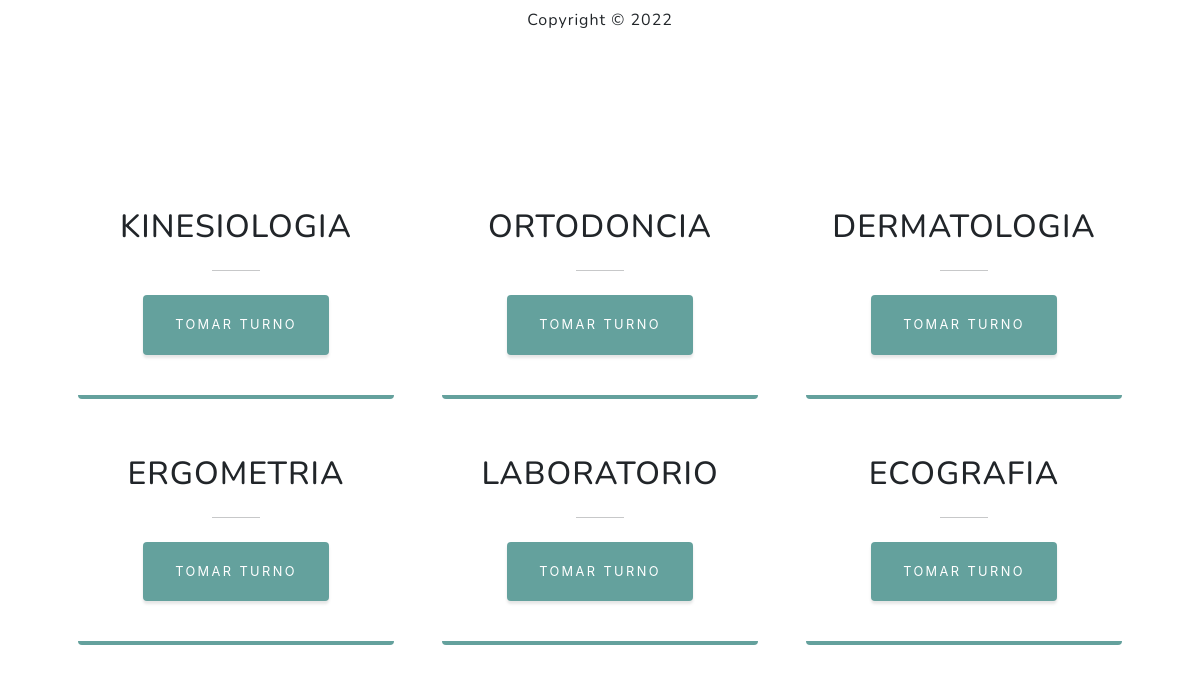
The page /touch/ on the database its author committed.
### admin_turnos/models.py (models this page shows)
class Tramites(models.Model):
    id = models.AutoField(primary_key=True)
    descripcion = models.CharField(max_length=50)
    activo = models.CharField(max_length=1)
    decorador = models.CharField(max_length=1)
    lugar = models.CharField(max_length=20)

### emision_turnos/views.py (the view)
# urls.py: path('touch/', views.touch, name='touch'),
def touch(request):
  template = loader.get_template('emision_turnos/touch.html')
  tramites = Tramites.objects.filter(activo="S")[:6]
  context = {'tramites': tramites}
  return HttpResponse(template.render(context, request))

### emision_turnos/templates/emision_turnos/touch.html
{% extends "base_screen.html" %}
{% block cuerpo %}
<div class="container px-4 px-lg-5">
    <div class="row gx-4 gx-lg-5">
        <div class="col-md-10 col-lg-8 mx-auto text-center">
            <div class="text-center mt-2">
                <span>Copyright &copy; 2022</span>
            </div>
            <h1 id="tit_screen" class="text-white">Seleccione un Trámite</h1>
        </div>
    </div>
</div>
<section class="contact-section">
    <div class="container px-4 px-lg-5">
        <div class="row gx-4 gx-lg-5">
            {% if tramites %}
                {% for boton in tramites %}
                    <div class="col-md-4 mb-3 mb-md-3">
                        <div class="card py-4 h-100">
                            <div class="card-body text-center">
                                <h2 class="text-uppercase m-0">{{boton.descripcion}}</h2>
                                <hr class="my-4 mx-auto" />
                                <a  class="btn btn-primary" onclick="ingresar({{boton.id}});">Tomar Turno</a>
                            </div>
                        </div>
                    </div>
                {% endfor %}
            {% else %}
                <div class="alert alert-primary w-100 text-center m-3" role="alert">
                    Notifique a un Administrador para habilitar trámites!
                </div>
            {% endif %}
        </div>
    </div>
</section>
{% endblock %}

### rows shown on the page
Tramites: descripcion "KINESIOLOGIA"
Tramites: descripcion "ORTODONCIA"
Tramites: descripcion "DERMATOLOGIA"
Tramites: descripcion "ERGOMETRIA"
Tramites: descripcion "LABORATORIO"
Tramites: descripcion "ECOGRAFIA"
